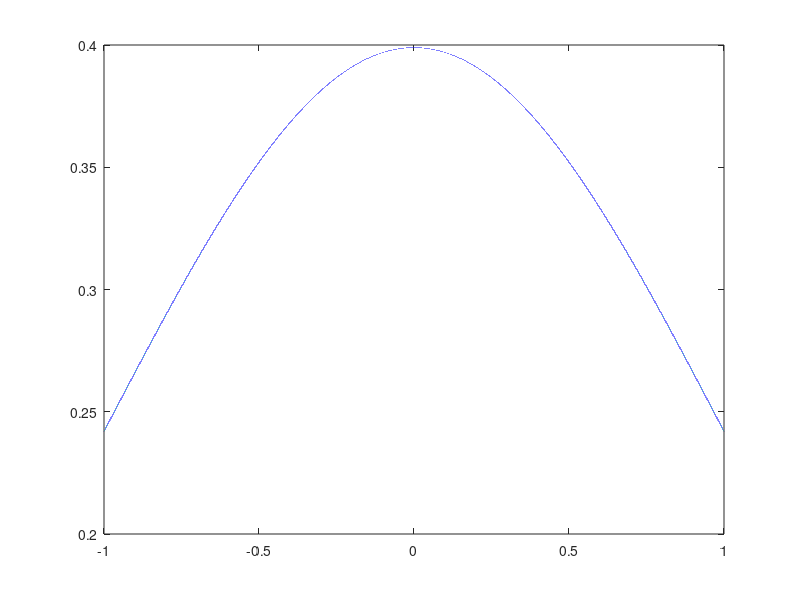

Source code (MATLAB):
% nrm.m

% 
l = 1.0;
dx = 0.00001;

u = 0.0;
s = 1.0;
x = [-l:dx:l];
ss = s*s;
c = 1/(2*pi*ss).^0.5;
% c = 1.0;

y = c*exp(-(x-u).^2/(2*ss));

area = sum(y).*dx;

area

hold off;
plot(x,y);
hold off;






